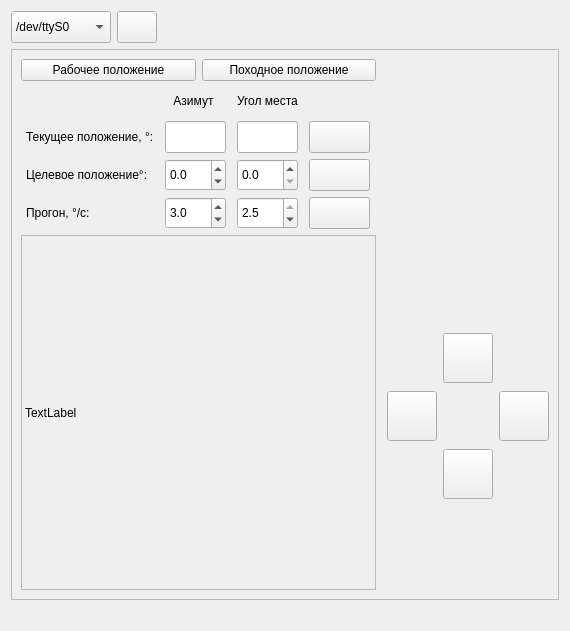
<?xml version="1.0" encoding="UTF-8"?>
<ui version="4.0">
 <class>SmallAntWidget</class>
 <widget class="QWidget" name="SmallAntWidget">
  <property name="geometry">
   <rect>
    <x>0</x>
    <y>0</y>
    <width>571</width>
    <height>676</height>
   </rect>
  </property>
  <property name="sizePolicy">
   <sizepolicy hsizetype="Preferred" vsizetype="Preferred">
    <horstretch>0</horstretch>
    <verstretch>0</verstretch>
   </sizepolicy>
  </property>
  <property name="minimumSize">
   <size>
    <width>571</width>
    <height>615</height>
   </size>
  </property>
  <property name="windowTitle">
   <string>Тест антенны</string>
  </property>
  <layout class="QGridLayout" name="gridLayout_2">
   <property name="sizeConstraint">
    <enum>QLayout::SetFixedSize</enum>
   </property>
   <item row="1" column="0">
    <widget class="QFrame" name="frame">
     <property name="frameShape">
      <enum>QFrame::StyledPanel</enum>
     </property>
     <property name="frameShadow">
      <enum>QFrame::Raised</enum>
     </property>
     <layout class="QGridLayout" name="gridLayout_4">
      <property name="horizontalSpacing">
       <number>6</number>
      </property>
      <item row="0" column="0">
       <widget class="QPushButton" name="workBtn">
        <property name="toolTip">
         <string>Привести к рабочему положению</string>
        </property>
        <property name="text">
         <string>Рабочее положение</string>
        </property>
       </widget>
      </item>
      <item row="0" column="1">
       <widget class="QPushButton" name="travelBtn">
        <property name="toolTip">
         <string>Привести к походному положению</string>
        </property>
        <property name="text">
         <string>Походное положение</string>
        </property>
       </widget>
      </item>
      <item row="1" column="0" colspan="2">
       <layout class="QGridLayout" name="gridLayout">
        <property name="horizontalSpacing">
         <number>6</number>
        </property>
        <item row="0" column="1">
         <widget class="QLabel" name="TL_azimutCorrect">
          <property name="sizePolicy">
           <sizepolicy hsizetype="Preferred" vsizetype="Fixed">
            <horstretch>0</horstretch>
            <verstretch>0</verstretch>
           </sizepolicy>
          </property>
          <property name="minimumSize">
           <size>
            <width>0</width>
            <height>28</height>
           </size>
          </property>
          <property name="maximumSize">
           <size>
            <width>57</width>
            <height>28</height>
           </size>
          </property>
          <property name="text">
           <string>Азимут</string>
          </property>
          <property name="alignment">
           <set>Qt::AlignCenter</set>
          </property>
          <property name="wordWrap">
           <bool>false</bool>
          </property>
         </widget>
        </item>
        <item row="0" column="2" colspan="2">
         <widget class="QLabel" name="TL_elevatCorrect">
          <property name="sizePolicy">
           <sizepolicy hsizetype="Maximum" vsizetype="Fixed">
            <horstretch>0</horstretch>
            <verstretch>0</verstretch>
           </sizepolicy>
          </property>
          <property name="minimumSize">
           <size>
            <width>0</width>
            <height>28</height>
           </size>
          </property>
          <property name="text">
           <string>Угол места</string>
          </property>
          <property name="wordWrap">
           <bool>false</bool>
          </property>
         </widget>
        </item>
        <item row="1" column="0">
         <widget class="QLabel" name="label_3">
          <property name="sizePolicy">
           <sizepolicy hsizetype="Maximum" vsizetype="Preferred">
            <horstretch>0</horstretch>
            <verstretch>0</verstretch>
           </sizepolicy>
          </property>
          <property name="minimumSize">
           <size>
            <width>0</width>
            <height>32</height>
           </size>
          </property>
          <property name="text">
           <string>Текущее положение, °:</string>
          </property>
          <property name="alignment">
           <set>Qt::AlignLeading|Qt::AlignLeft|Qt::AlignVCenter</set>
          </property>
         </widget>
        </item>
        <item row="1" column="1">
         <widget class="QLineEdit" name="azCur">
          <property name="sizePolicy">
           <sizepolicy hsizetype="Maximum" vsizetype="Fixed">
            <horstretch>0</horstretch>
            <verstretch>0</verstretch>
           </sizepolicy>
          </property>
          <property name="minimumSize">
           <size>
            <width>0</width>
            <height>28</height>
           </size>
          </property>
          <property name="maximumSize">
           <size>
            <width>61</width>
            <height>32</height>
           </size>
          </property>
          <property name="toolTip">
           <string>Текущий азимут</string>
          </property>
          <property name="readOnly">
           <bool>true</bool>
          </property>
         </widget>
        </item>
        <item row="1" column="2">
         <widget class="QLineEdit" name="elCur">
          <property name="sizePolicy">
           <sizepolicy hsizetype="Maximum" vsizetype="Fixed">
            <horstretch>0</horstretch>
            <verstretch>0</verstretch>
           </sizepolicy>
          </property>
          <property name="minimumSize">
           <size>
            <width>0</width>
            <height>28</height>
           </size>
          </property>
          <property name="maximumSize">
           <size>
            <width>61</width>
            <height>32</height>
           </size>
          </property>
          <property name="toolTip">
           <string>Текущий угол места</string>
          </property>
          <property name="readOnly">
           <bool>true</bool>
          </property>
         </widget>
        </item>
        <item row="1" column="3">
         <widget class="QPushButton" name="currBtn">
          <property name="minimumSize">
           <size>
            <width>61</width>
            <height>32</height>
           </size>
          </property>
          <property name="maximumSize">
           <size>
            <width>61</width>
            <height>32</height>
           </size>
          </property>
          <property name="toolTip">
           <string>Обновить текущее положение</string>
          </property>
          <property name="text">
           <string/>
          </property>
          <property name="shortcut">
           <string/>
          </property>
         </widget>
        </item>
        <item row="2" column="0">
         <widget class="QLabel" name="label_7">
          <property name="minimumSize">
           <size>
            <width>0</width>
            <height>32</height>
           </size>
          </property>
          <property name="text">
           <string>Целевое положение°:</string>
          </property>
          <property name="alignment">
           <set>Qt::AlignLeading|Qt::AlignLeft|Qt::AlignVCenter</set>
          </property>
         </widget>
        </item>
        <item row="2" column="1">
         <widget class="QDoubleSpinBox" name="azDest">
          <property name="sizePolicy">
           <sizepolicy hsizetype="Preferred" vsizetype="Fixed">
            <horstretch>0</horstretch>
            <verstretch>0</verstretch>
           </sizepolicy>
          </property>
          <property name="minimumSize">
           <size>
            <width>0</width>
            <height>28</height>
           </size>
          </property>
          <property name="maximumSize">
           <size>
            <width>61</width>
            <height>32</height>
           </size>
          </property>
          <property name="toolTip">
           <string>Наведение азимута</string>
          </property>
          <property name="decimals">
           <number>1</number>
          </property>
          <property name="minimum">
           <double>-250.000000000000000</double>
          </property>
          <property name="maximum">
           <double>250.000000000000000</double>
          </property>
         </widget>
        </item>
        <item row="2" column="2">
         <widget class="QDoubleSpinBox" name="elDest">
          <property name="sizePolicy">
           <sizepolicy hsizetype="Preferred" vsizetype="Fixed">
            <horstretch>0</horstretch>
            <verstretch>0</verstretch>
           </sizepolicy>
          </property>
          <property name="minimumSize">
           <size>
            <width>0</width>
            <height>28</height>
           </size>
          </property>
          <property name="maximumSize">
           <size>
            <width>61</width>
            <height>32</height>
           </size>
          </property>
          <property name="toolTip">
           <string>Наведение угла места</string>
          </property>
          <property name="decimals">
           <number>1</number>
          </property>
          <property name="minimum">
           <double>0.000000000000000</double>
          </property>
          <property name="maximum">
           <double>100.000000000000000</double>
          </property>
         </widget>
        </item>
        <item row="2" column="3">
         <widget class="QPushButton" name="setButton">
          <property name="minimumSize">
           <size>
            <width>61</width>
            <height>32</height>
           </size>
          </property>
          <property name="text">
           <string/>
          </property>
          <property name="checkable">
           <bool>true</bool>
          </property>
         </widget>
        </item>
        <item row="3" column="0">
         <widget class="QLabel" name="label_6">
          <property name="minimumSize">
           <size>
            <width>0</width>
            <height>32</height>
           </size>
          </property>
          <property name="text">
           <string>Прогон, °/с:</string>
          </property>
          <property name="alignment">
           <set>Qt::AlignLeading|Qt::AlignLeft|Qt::AlignVCenter</set>
          </property>
         </widget>
        </item>
        <item row="3" column="1">
         <widget class="QDoubleSpinBox" name="azStep">
          <property name="minimumSize">
           <size>
            <width>0</width>
            <height>28</height>
           </size>
          </property>
          <property name="maximumSize">
           <size>
            <width>61</width>
            <height>32</height>
           </size>
          </property>
          <property name="toolTip">
           <string>Скорость прогона по азимуту</string>
          </property>
          <property name="decimals">
           <number>1</number>
          </property>
          <property name="minimum">
           <double>1.000000000000000</double>
          </property>
          <property name="maximum">
           <double>9.000000000000000</double>
          </property>
          <property name="singleStep">
           <double>1.000000000000000</double>
          </property>
          <property name="value">
           <double>3.000000000000000</double>
          </property>
         </widget>
        </item>
        <item row="3" column="2">
         <widget class="QDoubleSpinBox" name="elStep">
          <property name="minimumSize">
           <size>
            <width>0</width>
            <height>28</height>
           </size>
          </property>
          <property name="maximumSize">
           <size>
            <width>61</width>
            <height>32</height>
           </size>
          </property>
          <property name="toolTip">
           <string>Скорость прогона по углу места</string>
          </property>
          <property name="decimals">
           <number>1</number>
          </property>
          <property name="minimum">
           <double>1.000000000000000</double>
          </property>
          <property name="maximum">
           <double>2.500000000000000</double>
          </property>
          <property name="singleStep">
           <double>1.000000000000000</double>
          </property>
          <property name="value">
           <double>2.500000000000000</double>
          </property>
         </widget>
        </item>
        <item row="3" column="3">
         <widget class="QPushButton" name="runBtn">
          <property name="minimumSize">
           <size>
            <width>61</width>
            <height>32</height>
           </size>
          </property>
          <property name="maximumSize">
           <size>
            <width>61</width>
            <height>32</height>
           </size>
          </property>
          <property name="toolTip">
           <string>Запуск прогона</string>
          </property>
          <property name="text">
           <string/>
          </property>
          <property name="shortcut">
           <string/>
          </property>
          <property name="checkable">
           <bool>true</bool>
          </property>
         </widget>
        </item>
       </layout>
      </item>
      <item row="2" column="0" rowspan="3" colspan="2">
       <widget class="QLabel" name="pict">
        <property name="minimumSize">
         <size>
          <width>355</width>
          <height>355</height>
         </size>
        </property>
        <property name="maximumSize">
         <size>
          <width>355</width>
          <height>355</height>
         </size>
        </property>
        <property name="frameShape">
         <enum>QFrame::StyledPanel</enum>
        </property>
        <property name="text">
         <string>TextLabel</string>
        </property>
       </widget>
      </item>
      <item row="2" column="2">
       <spacer name="verticalSpacer_2">
        <property name="orientation">
         <enum>Qt::Vertical</enum>
        </property>
        <property name="sizeHint" stdset="0">
         <size>
          <width>20</width>
          <height>83</height>
         </size>
        </property>
       </spacer>
      </item>
      <item row="3" column="2">
       <layout class="QGridLayout" name="gridLayout_3">
        <property name="leftMargin">
         <number>5</number>
        </property>
        <property name="horizontalSpacing">
         <number>6</number>
        </property>
        <property name="verticalSpacing">
         <number>8</number>
        </property>
        <item row="0" column="1">
         <widget class="QPushButton" name="elInc">
          <property name="sizePolicy">
           <sizepolicy hsizetype="Maximum" vsizetype="Maximum">
            <horstretch>0</horstretch>
            <verstretch>0</verstretch>
           </sizepolicy>
          </property>
          <property name="minimumSize">
           <size>
            <width>50</width>
            <height>50</height>
           </size>
          </property>
          <property name="maximumSize">
           <size>
            <width>50</width>
            <height>50</height>
           </size>
          </property>
          <property name="toolTip">
           <string>Увеличить угол места</string>
          </property>
          <property name="text">
           <string/>
          </property>
         </widget>
        </item>
        <item row="1" column="0">
         <widget class="QPushButton" name="azDec">
          <property name="sizePolicy">
           <sizepolicy hsizetype="Maximum" vsizetype="Fixed">
            <horstretch>0</horstretch>
            <verstretch>0</verstretch>
           </sizepolicy>
          </property>
          <property name="minimumSize">
           <size>
            <width>50</width>
            <height>50</height>
           </size>
          </property>
          <property name="maximumSize">
           <size>
            <width>50</width>
            <height>50</height>
           </size>
          </property>
          <property name="toolTip">
           <string>Уменьшить азимут</string>
          </property>
          <property name="text">
           <string/>
          </property>
         </widget>
        </item>
        <item row="1" column="2">
         <widget class="QPushButton" name="azInc">
          <property name="sizePolicy">
           <sizepolicy hsizetype="Maximum" vsizetype="Fixed">
            <horstretch>0</horstretch>
            <verstretch>0</verstretch>
           </sizepolicy>
          </property>
          <property name="minimumSize">
           <size>
            <width>50</width>
            <height>50</height>
           </size>
          </property>
          <property name="maximumSize">
           <size>
            <width>50</width>
            <height>50</height>
           </size>
          </property>
          <property name="toolTip">
           <string>Увеличить азимут</string>
          </property>
          <property name="text">
           <string/>
          </property>
         </widget>
        </item>
        <item row="2" column="1">
         <widget class="QPushButton" name="elDec">
          <property name="sizePolicy">
           <sizepolicy hsizetype="Maximum" vsizetype="Maximum">
            <horstretch>0</horstretch>
            <verstretch>0</verstretch>
           </sizepolicy>
          </property>
          <property name="minimumSize">
           <size>
            <width>50</width>
            <height>50</height>
           </size>
          </property>
          <property name="maximumSize">
           <size>
            <width>50</width>
            <height>50</height>
           </size>
          </property>
          <property name="toolTip">
           <string>Уменьшить угол места</string>
          </property>
          <property name="text">
           <string/>
          </property>
         </widget>
        </item>
       </layout>
      </item>
      <item row="4" column="2">
       <spacer name="verticalSpacer">
        <property name="orientation">
         <enum>Qt::Vertical</enum>
        </property>
        <property name="sizeHint" stdset="0">
         <size>
          <width>20</width>
          <height>82</height>
         </size>
        </property>
       </spacer>
      </item>
     </layout>
    </widget>
   </item>
   <item row="0" column="0">
    <layout class="QHBoxLayout" name="horizontalLayout">
     <item>
      <widget class="QComboBox" name="port">
       <property name="sizePolicy">
        <sizepolicy hsizetype="Maximum" vsizetype="Fixed">
         <horstretch>0</horstretch>
         <verstretch>0</verstretch>
        </sizepolicy>
       </property>
       <property name="minimumSize">
        <size>
         <width>0</width>
         <height>32</height>
        </size>
       </property>
       <property name="toolTip">
        <string>Порт подключения антенны</string>
       </property>
       <item>
        <property name="text">
         <string>/dev/ttyS0</string>
        </property>
       </item>
       <item>
        <property name="text">
         <string>/dev/ttyS1</string>
        </property>
       </item>
       <item>
        <property name="text">
         <string>/dev/ttyS2</string>
        </property>
       </item>
       <item>
        <property name="text">
         <string>/dev/ttyS3</string>
        </property>
       </item>
       <item>
        <property name="text">
         <string>/dev/ttyUSB0</string>
        </property>
       </item>
       <item>
        <property name="text">
         <string>/dev/ttyUSB1</string>
        </property>
       </item>
       <item>
        <property name="text">
         <string>/dev/ttyUSB2</string>
        </property>
       </item>
       <item>
        <property name="text">
         <string>/dev/ttyUSB3</string>
        </property>
       </item>
      </widget>
     </item>
     <item>
      <widget class="QPushButton" name="powerButton">
       <property name="sizePolicy">
        <sizepolicy hsizetype="Maximum" vsizetype="Preferred">
         <horstretch>0</horstretch>
         <verstretch>0</verstretch>
        </sizepolicy>
       </property>
       <property name="toolTip">
        <string>Питание</string>
       </property>
       <property name="text">
        <string/>
       </property>
       <property name="checkable">
        <bool>true</bool>
       </property>
      </widget>
     </item>
     <item>
      <widget class="QLabel" name="powerLabel">
       <property name="sizePolicy">
        <sizepolicy hsizetype="Maximum" vsizetype="Preferred">
         <horstretch>0</horstretch>
         <verstretch>0</verstretch>
        </sizepolicy>
       </property>
       <property name="text">
        <string/>
       </property>
      </widget>
     </item>
     <item>
      <spacer name="horizontalSpacer_2">
       <property name="orientation">
        <enum>Qt::Horizontal</enum>
       </property>
       <property name="sizeType">
        <enum>QSizePolicy::Expanding</enum>
       </property>
       <property name="sizeHint" stdset="0">
        <size>
         <width>238</width>
         <height>20</height>
        </size>
       </property>
      </spacer>
     </item>
    </layout>
   </item>
   <item row="2" column="0">
    <widget class="QLabel" name="log">
     <property name="sizePolicy">
      <sizepolicy hsizetype="Fixed" vsizetype="Preferred">
       <horstretch>0</horstretch>
       <verstretch>0</verstretch>
      </sizepolicy>
     </property>
     <property name="text">
      <string/>
     </property>
    </widget>
   </item>
  </layout>
 </widget>
 <resources/>
 <connections/>
</ui>
